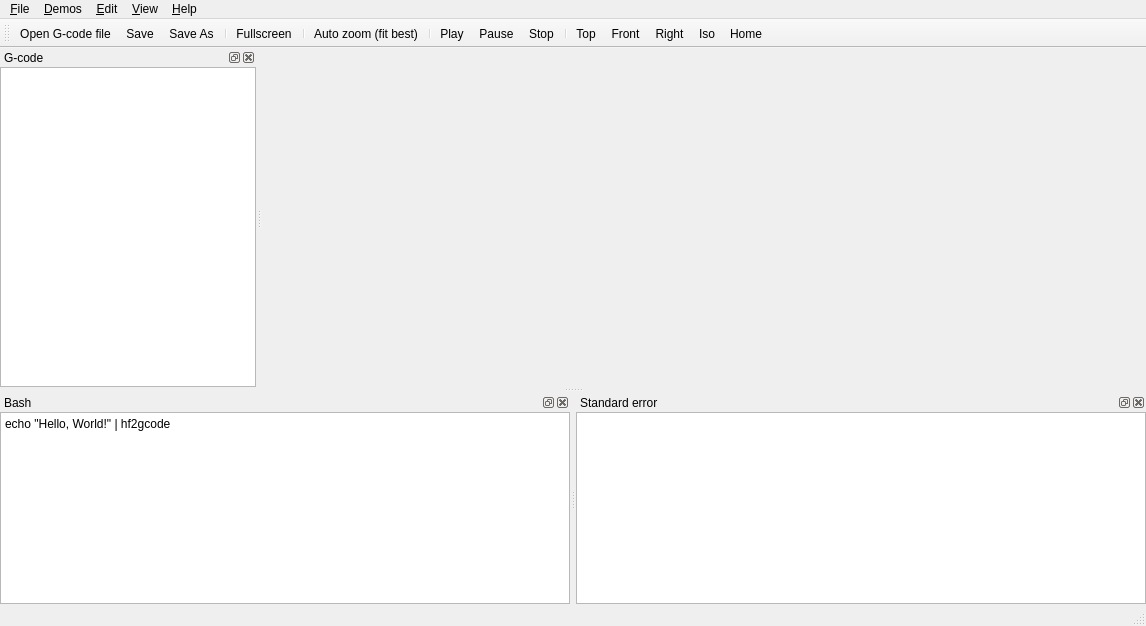
<?xml version="1.0" encoding="UTF-8"?>
<ui version="4.0">
 <class>MainWindow</class>
 <widget class="QMainWindow" name="MainWindow">
  <property name="geometry">
   <rect>
    <x>0</x>
    <y>0</y>
    <width>1146</width>
    <height>626</height>
   </rect>
  </property>
  <property name="sizePolicy">
   <sizepolicy hsizetype="Preferred" vsizetype="Fixed">
    <horstretch>0</horstretch>
    <verstretch>0</verstretch>
   </sizepolicy>
  </property>
  <property name="windowTitle">
   <string>qgcoder</string>
  </property>
  <property name="windowIcon">
   <iconset resource="res.qrc">
    <normaloff>:/icons/qgcoder.png</normaloff>:/icons/qgcoder.png</iconset>
  </property>
  <property name="tabShape">
   <enum>QTabWidget::Rounded</enum>
  </property>
  <widget class="QWidget" name="centralwidget">
   <layout class="QVBoxLayout" name="verticalLayout">
    <property name="spacing">
     <number>0</number>
    </property>
    <property name="leftMargin">
     <number>0</number>
    </property>
    <property name="topMargin">
     <number>0</number>
    </property>
    <property name="rightMargin">
     <number>0</number>
    </property>
    <property name="bottomMargin">
     <number>0</number>
    </property>
   </layout>
  </widget>
  <widget class="QMenuBar" name="menubar">
   <property name="geometry">
    <rect>
     <x>0</x>
     <y>0</y>
     <width>1146</width>
     <height>22</height>
    </rect>
   </property>
   <widget class="QMenu" name="menu_File">
    <property name="title">
     <string>&amp;File</string>
    </property>
    <addaction name="action_Open"/>
    <addaction name="action_Save"/>
    <addaction name="action_Save_As"/>
    <addaction name="menu_Demos"/>
    <addaction name="separator"/>
    <addaction name="separator"/>
    <addaction name="action_Quit"/>
   </widget>
   <widget class="QMenu" name="menu_View">
    <property name="title">
     <string>&amp;View</string>
    </property>
    <addaction name="action_showFullScreen"/>
    <addaction name="separator"/>
    <addaction name="actionZoom_In"/>
    <addaction name="actionZoom_out"/>
   </widget>
   <widget class="QMenu" name="menu_Help">
    <property name="title">
     <string>&amp;Help</string>
    </property>
    <addaction name="separator"/>
    <addaction name="action_Issues"/>
    <addaction name="action_Chat"/>
    <addaction name="separator"/>
   </widget>
   <widget class="QMenu" name="menu_Edit">
    <property name="title">
     <string>&amp;Edit</string>
    </property>
    <addaction name="action_Settings"/>
   </widget>
   <widget class="QMenu" name="menu_Demos">
    <property name="title">
     <string>&amp;Demos</string>
    </property>
    <addaction name="action_Demo_Circle"/>
    <addaction name="action_Demo_Square"/>
    <addaction name="action_Demo_Drill"/>
    <addaction name="action_Demo_Helix"/>
    <addaction name="action_Demo_Thread"/>
    <addaction name="action_Demo_Text"/>
    <addaction name="action_Demo_Demo"/>
   </widget>
   <addaction name="menu_File"/>
   <addaction name="menu_Demos"/>
   <addaction name="menu_Edit"/>
   <addaction name="menu_View"/>
   <addaction name="menu_Help"/>
  </widget>
  <widget class="QStatusBar" name="statusbar"/>
  <widget class="QDockWidget" name="dock_gcode">
   <property name="floating">
    <bool>false</bool>
   </property>
   <property name="windowTitle">
    <string>G-code</string>
   </property>
   <attribute name="dockWidgetArea">
    <number>1</number>
   </attribute>
   <widget class="QWidget" name="dockWidgetContents_3">
    <layout class="QHBoxLayout" name="horizontalLayout">
     <property name="spacing">
      <number>0</number>
     </property>
     <property name="leftMargin">
      <number>0</number>
     </property>
     <property name="topMargin">
      <number>0</number>
     </property>
     <property name="rightMargin">
      <number>0</number>
     </property>
     <property name="bottomMargin">
      <number>0</number>
     </property>
     <item>
      <widget class="QGCodeEditor" name="gcode"/>
     </item>
    </layout>
   </widget>
  </widget>
  <widget class="QDockWidget" name="dockWidget">
   <property name="enabled">
    <bool>true</bool>
   </property>
   <property name="maximumSize">
    <size>
     <width>524287</width>
     <height>524287</height>
    </size>
   </property>
   <property name="floating">
    <bool>false</bool>
   </property>
   <property name="windowTitle">
    <string>Bash</string>
   </property>
   <attribute name="dockWidgetArea">
    <number>8</number>
   </attribute>
   <widget class="QWidget" name="dockWidgetContents_2">
    <layout class="QHBoxLayout" name="horizontalLayout_2">
     <property name="spacing">
      <number>0</number>
     </property>
     <property name="leftMargin">
      <number>0</number>
     </property>
     <property name="topMargin">
      <number>0</number>
     </property>
     <property name="rightMargin">
      <number>0</number>
     </property>
     <property name="bottomMargin">
      <number>0</number>
     </property>
     <item>
      <widget class="QPlainTextEdit" name="command">
       <property name="sizePolicy">
        <sizepolicy hsizetype="Expanding" vsizetype="Expanding">
         <horstretch>0</horstretch>
         <verstretch>0</verstretch>
        </sizepolicy>
       </property>
       <property name="maximumSize">
        <size>
         <width>16777215</width>
         <height>16777215</height>
        </size>
       </property>
       <property name="plainText">
        <string>echo &quot;Hello, World!&quot; | hf2gcode</string>
       </property>
      </widget>
     </item>
    </layout>
   </widget>
  </widget>
  <widget class="QToolBar" name="toolBar">
   <property name="windowTitle">
    <string>toolBar</string>
   </property>
   <attribute name="toolBarArea">
    <enum>TopToolBarArea</enum>
   </attribute>
   <attribute name="toolBarBreak">
    <bool>false</bool>
   </attribute>
   <addaction name="action_Open"/>
   <addaction name="action_Save"/>
   <addaction name="action_Save_As"/>
   <addaction name="separator"/>
   <addaction name="action_showFullScreen"/>
   <addaction name="separator"/>
   <addaction name="action_AutoZoom"/>
   <addaction name="separator"/>
   <addaction name="action_Playback_Play"/>
   <addaction name="action_Playback_Pause"/>
   <addaction name="action_Playback_Stop"/>
   <addaction name="separator"/>
   <addaction name="action_View_Top"/>
   <addaction name="action_View_Front"/>
   <addaction name="action_View_Right"/>
   <addaction name="action_View_Iso"/>
   <addaction name="action_View_Reset"/>
  </widget>
  <widget class="QDockWidget" name="dockWidget_2">
   <property name="windowTitle">
    <string>Standard error</string>
   </property>
   <attribute name="dockWidgetArea">
    <number>8</number>
   </attribute>
   <widget class="QWidget" name="dockWidgetContents">
    <layout class="QHBoxLayout" name="horizontalLayout_3">
     <property name="spacing">
      <number>0</number>
     </property>
     <property name="leftMargin">
      <number>0</number>
     </property>
     <property name="topMargin">
      <number>0</number>
     </property>
     <property name="rightMargin">
      <number>0</number>
     </property>
     <property name="bottomMargin">
      <number>0</number>
     </property>
     <item>
      <widget class="QPlainTextEdit" name="stderror"/>
     </item>
    </layout>
   </widget>
  </widget>
  <action name="action_Quit">
   <property name="icon">
    <iconset resource="res.qrc">
     <normaloff>:/icons/application-exit.svg</normaloff>:/icons/application-exit.svg</iconset>
   </property>
   <property name="text">
    <string>&amp;Quit</string>
   </property>
   <property name="shortcut">
    <string>Ctrl+Q</string>
   </property>
   <property name="shortcutContext">
    <enum>Qt::ApplicationShortcut</enum>
   </property>
   <property name="priority">
    <enum>QAction::HighPriority</enum>
   </property>
  </action>
  <action name="action_showFullScreen">
   <property name="checkable">
    <bool>true</bool>
   </property>
   <property name="icon">
    <iconset resource="res.qrc">
     <normaloff>:/icons/view-fullscreen.svg</normaloff>:/icons/view-fullscreen.svg</iconset>
   </property>
   <property name="text">
    <string>&amp;Fullscreen</string>
   </property>
   <property name="toolTip">
    <string>Switch fullscreen on/off.</string>
   </property>
   <property name="shortcut">
    <string>F11</string>
   </property>
   <property name="shortcutContext">
    <enum>Qt::ApplicationShortcut</enum>
   </property>
  </action>
  <action name="action_About">
   <property name="text">
    <string>&amp;About</string>
   </property>
  </action>
  <action name="action_AutoZoom">
   <property name="checkable">
    <bool>true</bool>
   </property>
   <property name="icon">
    <iconset resource="res.qrc">
     <normaloff>:/icons/zoom-fit-best.svg</normaloff>:/icons/zoom-fit-best.svg</iconset>
   </property>
   <property name="text">
    <string>Auto zoom (fit best)</string>
   </property>
   <property name="toolTip">
    <string>Automatic zoom (fit best) on/off.</string>
   </property>
   <property name="shortcut">
    <string>F11</string>
   </property>
  </action>
  <action name="action_Issues">
   <property name="text">
    <string>&amp;Issues</string>
   </property>
  </action>
  <action name="action_Wiki">
   <property name="text">
    <string>&amp;Wiki</string>
   </property>
  </action>
  <action name="action_Chat">
   <property name="text">
    <string>&amp;Chat</string>
   </property>
  </action>
  <action name="action_Open">
   <property name="icon">
    <iconset resource="res.qrc">
     <normaloff>:/icons/document-open.svg</normaloff>:/icons/document-open.svg</iconset>
   </property>
   <property name="text">
    <string>Open G-code file...</string>
   </property>
   <property name="toolTip">
    <string>Open G-code (*.ngc) file.</string>
   </property>
   <property name="shortcut">
    <string>Ctrl+O</string>
   </property>
  </action>
  <action name="action_Settings">
   <property name="text">
    <string>&amp;Settings..</string>
   </property>
   <property name="shortcut">
    <string>F9</string>
   </property>
  </action>
  <action name="action_Save_As">
   <property name="icon">
    <iconset resource="res.qrc">
     <normaloff>:/icons/document-save-as.svg</normaloff>:/icons/document-save-as.svg</iconset>
   </property>
   <property name="text">
    <string>&amp;Save &amp;As...</string>
   </property>
   <property name="toolTip">
    <string>Save G-code file as..</string>
   </property>
   <property name="shortcut">
    <string>Ctrl+Shift+S</string>
   </property>
  </action>
  <action name="action_Save">
   <property name="icon">
    <iconset resource="res.qrc">
     <normaloff>:/icons/document-save.svg</normaloff>:/icons/document-save.svg</iconset>
   </property>
   <property name="text">
    <string>&amp;Save</string>
   </property>
   <property name="toolTip">
    <string>Save G-code.</string>
   </property>
   <property name="shortcut">
    <string>Ctrl+S</string>
   </property>
  </action>
  <action name="actionZoom_In">
   <property name="text">
    <string>Zoom in</string>
   </property>
   <property name="shortcut">
    <string>Ctrl++</string>
   </property>
  </action>
  <action name="actionZoom_out">
   <property name="text">
    <string>Zoom out</string>
   </property>
   <property name="shortcut">
    <string>Ctrl+-</string>
   </property>
  </action>
  <action name="action_Demo_Circle">
   <property name="text">
    <string>&amp;Circle</string>
   </property>
   <property name="toolTip">
    <string>Mill a circle.</string>
   </property>
  </action>
  <action name="action_Demo_Square">
   <property name="text">
    <string>&amp;Square pocket</string>
   </property>
   <property name="toolTip">
    <string>Clear a square pocket.</string>
   </property>
  </action>
  <action name="action_Demo_Drill">
   <property name="text">
    <string>&amp;Drilling pattern</string>
   </property>
   <property name="toolTip">
    <string>Drill four holes with a canned cycle.</string>
   </property>
  </action>
  <action name="action_Demo_Helix">
   <property name="text">
    <string>&amp;Helical bore</string>
   </property>
   <property name="toolTip">
    <string>Helically interpolate a bore.</string>
   </property>
  </action>
  <action name="action_Demo_Thread">
   <property name="text">
    <string>&amp;Threading</string>
   </property>
   <property name="toolTip">
    <string>Single pass threading.</string>
   </property>
  </action>
  <action name="action_Demo_Text">
   <property name="text">
    <string>&amp;Engraving</string>
   </property>
   <property name="toolTip">
    <string>Simple engraving.</string>
   </property>
  </action>
  <action name="action_Demo_Demo">
   <property name="text">
    <string>&amp;Demo</string>
   </property>
   <property name="toolTip">
    <string>The full demo (pocket, bore, chamfer).</string>
   </property>
  </action>
  <action name="action_Playback_Play">
   <property name="text">
    <string>&amp;Play</string>
   </property>
   <property name="toolTip">
    <string>Start playback of the tool path.</string>
   </property>
  </action>
  <action name="action_Playback_Pause">
   <property name="text">
    <string>&amp;Pause</string>
   </property>
   <property name="toolTip">
    <string>Pause playback.</string>
   </property>
  </action>
  <action name="action_Playback_Stop">
   <property name="text">
    <string>&amp;Stop</string>
   </property>
   <property name="toolTip">
    <string>Stop playback and reset.</string>
   </property>
  </action>
  <action name="action_View_Top">
   <property name="text">
    <string>&amp;Top</string>
   </property>
   <property name="toolTip">
    <string>Top view (XY plane).</string>
   </property>
  </action>
  <action name="action_View_Front">
   <property name="text">
    <string>&amp;Front</string>
   </property>
   <property name="toolTip">
    <string>Front view (XZ plane).</string>
   </property>
  </action>
  <action name="action_View_Right">
   <property name="text">
    <string>&amp;Right</string>
   </property>
   <property name="toolTip">
    <string>Right view (YZ plane).</string>
   </property>
  </action>
  <action name="action_View_Iso">
   <property name="text">
    <string>&amp;Iso</string>
   </property>
   <property name="toolTip">
    <string>Isometric view.</string>
   </property>
  </action>
  <action name="action_View_Reset">
   <property name="text">
    <string>&amp;Home</string>
   </property>
   <property name="toolTip">
    <string>Reset view to default.</string>
   </property>
  </action>
 </widget>
 <customwidgets>
  <customwidget>
   <class>QGCodeEditor</class>
   <extends>QPlainTextEdit</extends>
   <header>QGCodeEditor/QGCodeEditor.h</header>
  </customwidget>
 </customwidgets>
 <resources>
  <include location="res.qrc"/>
 </resources>
</ui>
